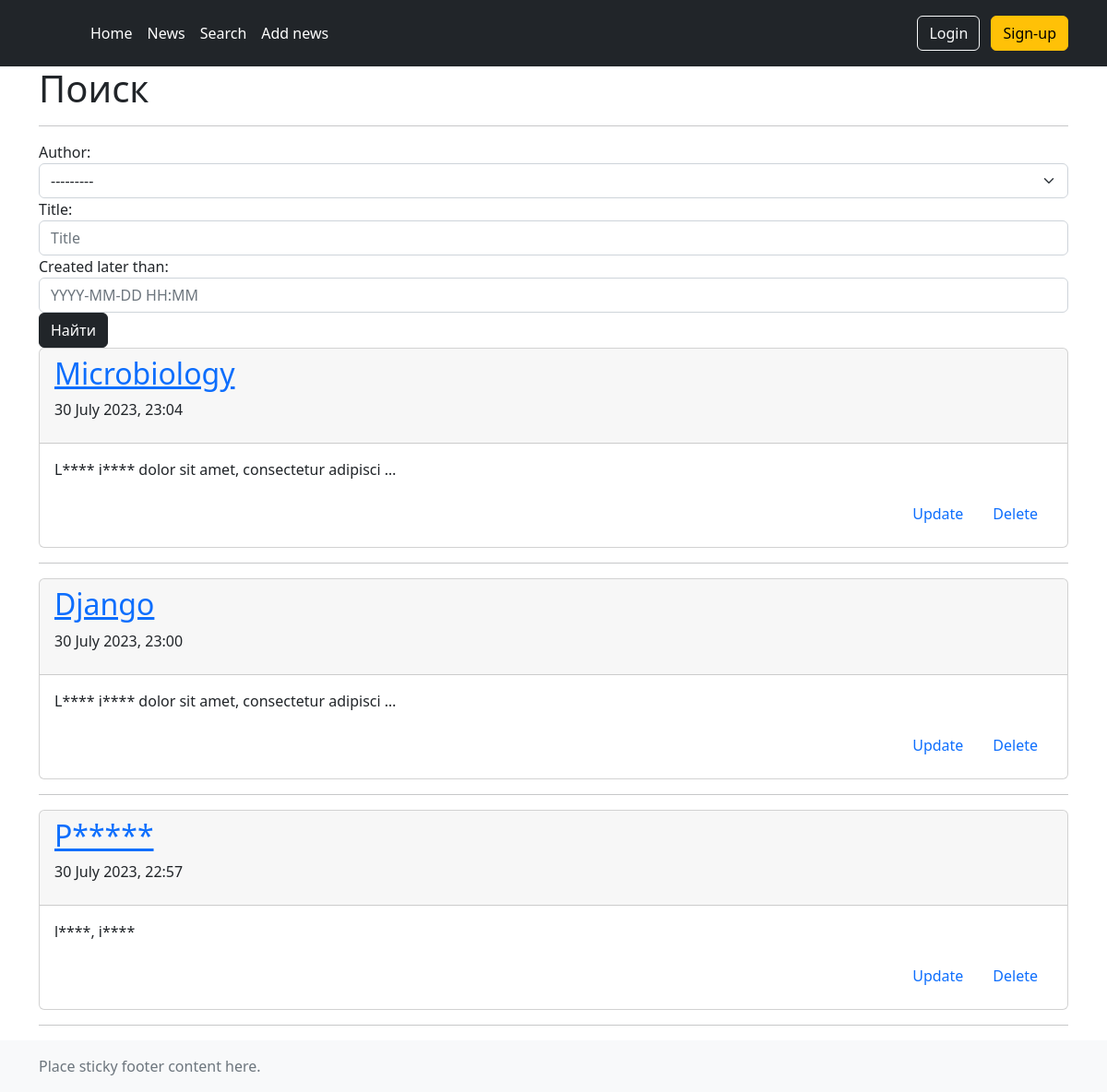
/news/search, run on the app's committed database.
### news/models.py (models this page shows, shortened)
class Post(models.Model):
    author = models.ForeignKey(Author, on_delete=models.CASCADE)
    NEWS = 'NW'
    ARTICLE = 'AR'
    category_choises = (
        (NEWS, 'Новость'),
        (ARTICLE, 'Статья'),
    )
    categoryType = models.CharField(max_length=2, choices=category_choises, default= ARTICLE)
    creationData = models.DateTimeField(auto_now_add=True)
    postCategory = models.ManyToManyField(Category, through='PostCategory')
    title = models.CharField(max_length=255)
    text = models.TextField()
    rating = models.SmallIntegerField(default=0)

### news/views.py (the view)
# urls.py: path('news/search', PostSearch.as_view(), name='post_search' ),
class PostSearch(ListView):
    model = Post
    ordering = ['-creationData']
    template_name = 'post/post_search.html'
    context_object_name = 'post_search'
    def get_context_data(self, **kwargs):
        context = super().get_context_data(**kwargs)
        context['filter'] = PostFilter(self.request.GET, queryset = self.get_queryset())
        context['form'] = PostForm()
        return context

### news/forms.py
class PostForm(ModelForm):
    class Meta:
        model = Post
        fields = ("author", "title", "categoryType", 'text')
        widgets = {
            'author': forms.TextInput(attrs={
            'class': 'form-control',
            'placeholder': 'Enter your name'
            }),
            'title': forms.TextInput(attrs={
            'class': 'form-control',
            'placeholder': 'Enter title'
            }),
            'categoryType': forms.Select(attrs={
            'class': 'form-control',
            }),
            'text': forms.Textarea(attrs={
            'class': 'form-control',
            }),
        }

### news/models.py (called while the page is built)
    def __str__(self) -> str:
        return self.authorUser.username

### news/templatetags/custom_filters.py (called while the page is built)
@register.filter(name='Censor')
def censor(text):
    censor_words = ['ipsum', 'lorem', 'python']
    text1 = text.split()
    punctuation = ',.!?:;-'
    for word in text1:
        if word[-1] in punctuation:
            word = word[:-1]
        if word.lower() in censor_words:
            text = text.replace(word, word[0] + ('*' * (len(word) - 1)))
    return text

### news/templates/post/post_search.html (shortened to what this page needs)
{% extends 'layout/base.html' %}
{% load custom_filters %}
{% block content %}
<h1>Поиск</h1>
<hr>
{% if post_search %}
<form method="GET">
    {{ filter.form }}
    <input class="btn btn-dark" type="submit" value="Найти">
 </form>
    {% for post in filter.qs %}
        <div class="card">
            <div class="card-header">
                <h2><a href="{% url 'news:postDetail' post.pk %}">{{ post.title|Censor }}</a></h2>
                <p> {{ post.creationData|date:'d F Y, H:i' }} </p>
            </div>
            <div class="card-body">
                <p> {{ post.text|truncatechars:50 |Censor }} </p>
                <nav class='nav justify-content-end'>
                    <a class='nav-link' href="{% url 'news:post_update' post.id %}">
                        Update
                    </a>
                    <a class='nav-link' href="{% url 'news:post_delete' post.id %}">
                        Delete
                    </a>
                </nav>
            </div>
        </div>
        <hr>
    {% endfor %}
{% else %}
    <h2>Постов нет</h2>
{% endif %}
{% endblock content %}

### templates/layout/base.html (shortened to what this page needs)
{% load custom_filters %}
<!DOCTYPE html>
<html lang="en">
<head>
<link href="https://cdn.jsdelivr.net/npm/bootstrap@5.2.3/dist/css/bootstrap.min.css" rel="stylesheet">
<link rel="stylesheet" href="https://cdnjs.cloudflare.com/ajax/libs/font-awesome/5.15.4/css/all.min.css">
</head>
<body>
{% include './parts/header.html' %}
<div class="container">
 {% block content %}
 {% endblock content %}
</div>
{% include './parts/footer.html' %}
</body>
</html>

### templates/layout/parts/header.html
<header class="p-3 text-bg-dark">
    <div class="container">
      <div class="d-flex flex-wrap align-items-center justify-content-center justify-content-lg-start">
        <a href="/" class="d-flex align-items-center mb-2 mb-lg-0 text-white text-decoration-none">
          <svg class="bi me-2" width="40" height="32" role="img" aria-label="Bootstrap"><use xlink:href="#bootstrap"/></svg>
        </a>
        <ul class="nav col-12 col-lg-auto me-lg-auto mb-2 justify-content-center mb-md-0">
          <li><a href='{% url "news:home" %}' class="nav-link px-2 text-white">Home</a></li>
          <li><a href='{% url "news:all_posts" %}' class="nav-link px-2 text-white">News</a></li>
          <li><a href='{% url "news:post_search" %}' class="nav-link px-2 text-white">Search</a></li>
          <li><a href='{% url "news:post_create" %}' class="nav-link px-2 text-white">Add news</a></li>
        </ul>
        {% if request.user.is_authenticated %}
        <div class="text-end">
          <a href="{% url 'news:profile' %}" class="btn btn-outline-light me-2">Profile</a>
          <a href='/accounts/logout/' type="button" class="btn btn-warning">Logout</a>
          {% if is_not_authors %}
          <a class="btn btn-info" href="{% url 'news:upgrade' %}">
            Стать автором
           </a>
           {% endif %}
        </div>
        {% else %}
        <div class="text-end">
          <a href='/accounts/login/' class="btn btn-outline-light me-2">Login</a>
          <a href='/accounts/signup/' type="button" class="btn btn-warning">Sign-up</a>
        {% endif %}
      </div>
    </div>
   </header>

### templates/layout/parts/footer.html
<footer class="footer mt-auto py-3 bg-light">
    <div class="container">
      <span class="text-muted">Place sticky footer content here.</span>
    </div>
   </footer>

### data on the page
Post: title|Censor "Microbiology", creationData "30 July 2023, 23:04", text|Censor "L**** i**** dolor sit amet, consectetur adipisci …"
Post: title|Censor "Django", creationData "30 July 2023, 23:00", text|Censor "L**** i**** dolor sit amet, consectetur adipisci …"
Post: title|Censor "P*****", creationData "30 July 2023, 22:57", text|Censor "l****, i****"
